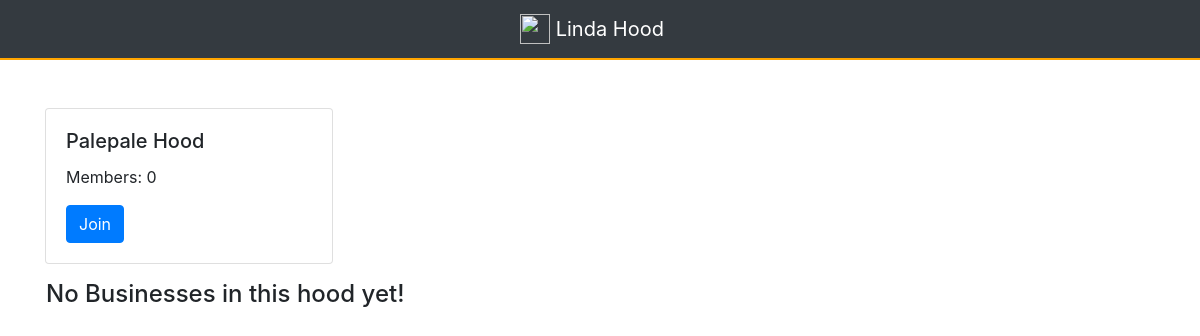
Before: /hoods/businesses/in/palepale/ with the older database file.
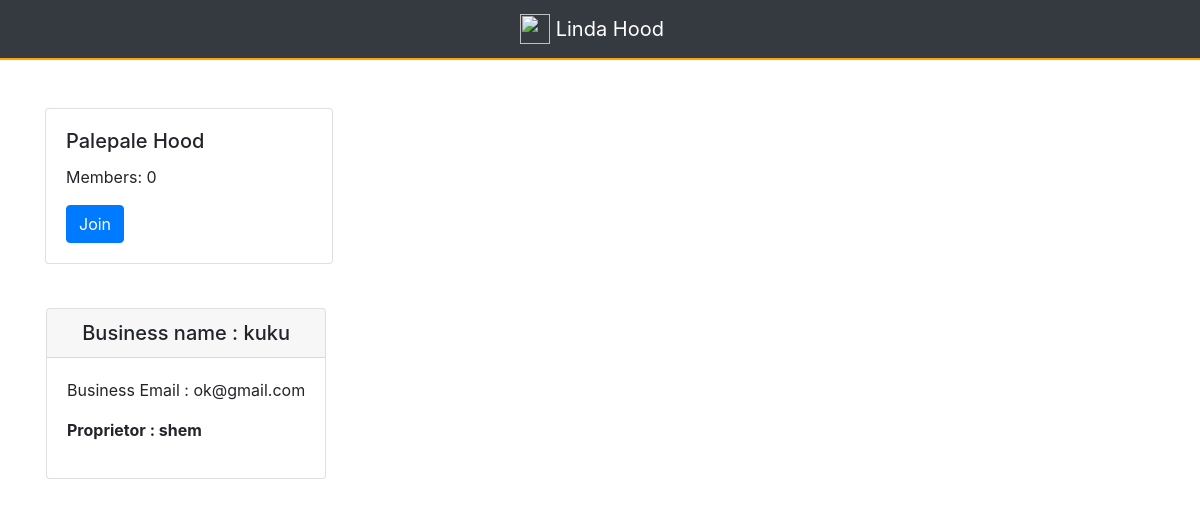
After: the same page with the newer database file.
### posts/models.py (models this page shows, shortened)
class Business(models.Model):
    user = models.ForeignKey(User, related_name="businesses")
    created_at = models.DateTimeField(auto_now=True)
    business_name = models.CharField(max_length=140, blank=True, null=True)
    business_email = models.EmailField(max_length=70, blank=True)
    hood = models.ForeignKey(Hood, related_name='businesses', null=True, blank=True)
    class Meta:
        ordering = ['-created_at']
        unique_together = ['user', 'business_name']

### hoods/views.py (the view)
# urls.py: url(r'businesses/in/(?P<slug>[-\w]+)/$', views.SingleHood.as_view(), name='single'),
class SingleHood(generic.DetailView):
    model = Hood

### hoods/templates/hoods/hood_detail.html (shortened to what this page needs)
{% extends "hoods/hood_base.html" %}
{% block prehood %}
  <div class="col-sm-6">
    <div class="card" style="width: 18rem; margin-top: 20%">
      <div class="card-body">
        <h5 class="card-title">{{hood.name|title }} Hood</h5>
        <p class="card-text">Members: {{hood.occupants.count}}</p>
        {% if user in hood.occupants.all %}
        <a href="{% url 'hoods:leave' slug=hood.slug %}" class="btn btn-danger">Leave</a>
        {% else %}
        <a href="{% url 'hoods:join' slug=hood.slug %}" class="btn btn-primary">Join</a>
        {% endif %}
      </div>
    </div>
  </div>
  <div class="col-sm-6">
  </div>
{% endblock %}
{% block hood_content %}
<div class="mt-3 ml-3">
  {% if hood.businesses.count == 0 %}
  <h4>No Businesses in this hood yet!</h4>
  {% else %}
    {% for business in hood.businesses.all %}
     {% include "posts/_post.html" %}
    {% endfor %}
  {% endif%}
</div>
{% endblock %}

### posts/templates/posts/_post.html (shortened to what this page needs)
<div class="post" style="margin-top: 10%">
  <div class="card" >
      <h5 class="card-header card-header text-center" >Business name : {{business.business_name}}</h5>
    <div class="card-body">
      <p>Business Email : {{business.business_email}}</p>
      <p><strong>Proprietor : {{business.user.username}}</strong></p>
    </div>
  </div>
</div>

Changed rows visible on the page:
added Business: business_name "kuku", business_email "ok@gmail.com", user.username "shem"
Other visible differences:
text no longer shown: "No Businesses in this hood yet!"
